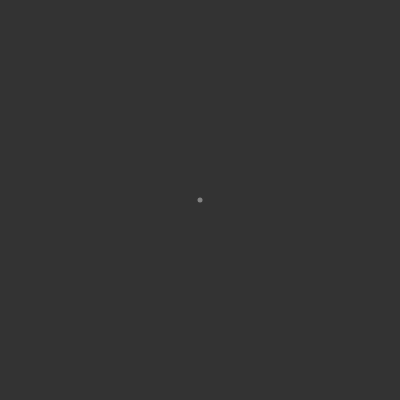
Frame 1 (no input)
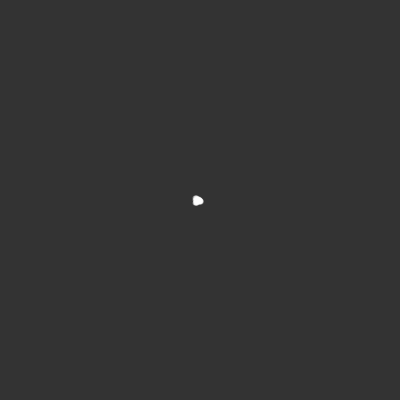
Frame 60 (no input)
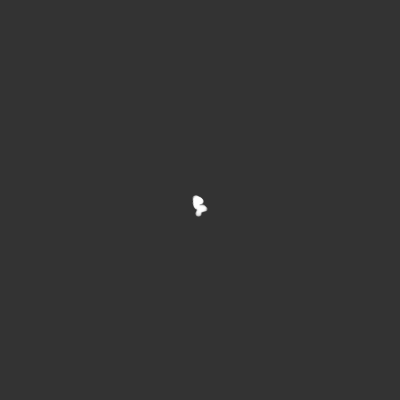
Frame 120 (the mouse pressed at the canvas centre since frame 60)

The p5.js sketch that drew these frames (run headless with seeded random() and noise() and a simulated clock; from frame 60 on, the mouse is pressed at the canvas centre):

// p5.js sketch
// ── sketch.js
var axis_h;
var axis_v;

function setup() {
  createCanvas(400, 400);
  axis_h = 200;
  axis_v = 200;
  background(51);
}

function draw() {
  stroke(255, 100);
  strokeWeight(5);
  point(axis_h, axis_v);

  var r = floor(random(4));

  switch (r) {
    case 0:
      axis_h = axis_h + 1;
      break;
    case 1:
      axis_h = axis_h - 1;
      break;
    case 2:
      axis_v = axis_v + 1;
      break;
    case 3:
      axis_v = axis_v - 1;
      break;
  }
}
// ── code.js
var _0x3a034e;var _0x42782b;function setup(){createCanvas(0x190,0x190);_0x3a034e=0xc8;_0x42782b=0xc8;background(0x33);}function draw(){stroke(0xff,0x64);strokeWeight(0x5);point(_0x3a034e,_0x42782b);var _0x2e12ae=floor(random(0x4));switch(_0x2e12ae){case 0x0:_0x3a034e=_0x3a034e+0x5;break;case 0x1:_0x3a034e=_0x3a034e-0x5;break;case 0x2:_0x42782b=_0x42782b+0x5;break;case 0x3:_0x42782b=_0x42782b-0x5;break;}}
